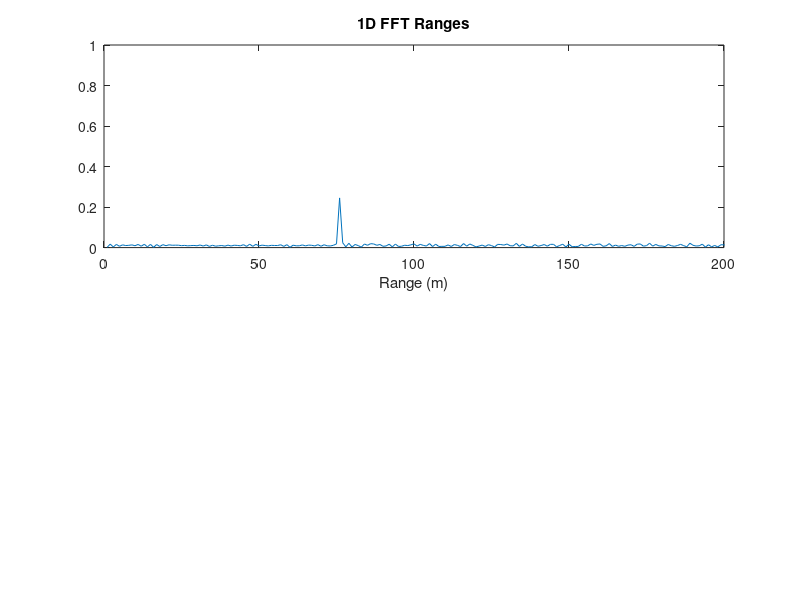
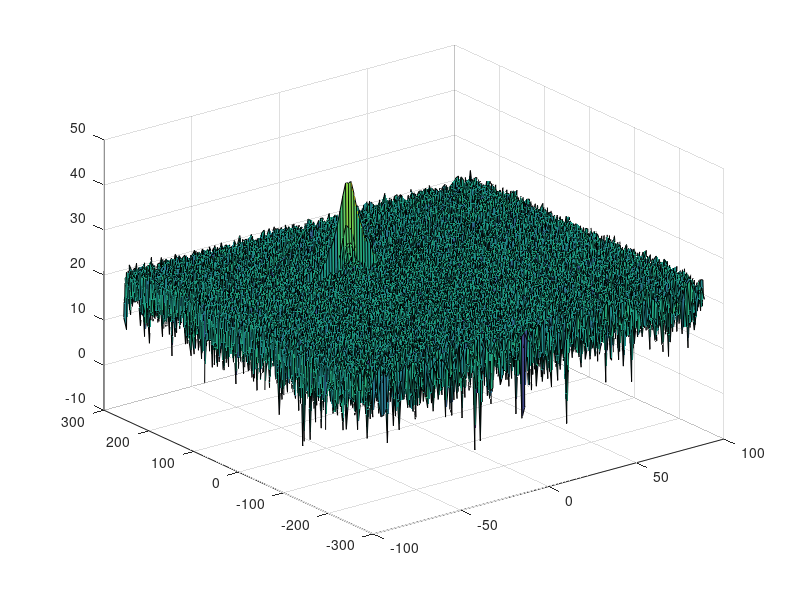

The MATLAB source for these figures, in order: (Note: this script raises an error after producing the figures.)
clear all
clc;

%% Radar Specifications 
%%%%%%%%%%%%%%%%%%%%%%%%%%%
% Frequency of operation = 77GHz
% Max Range = 200m
% Range Resolution = 1 m
% Max Velocity = 100 m/s
%%%%%%%%%%%%%%%%%%%%%%%%%%%

% Radar Operational Parameters
maxRadarRange_m   = 200;           % Maximum range of the radar in meters
rangeResolution_m = 1;             % Range resolution of the radar in meters
maxVelocity_mps   = 70;            % Maximum velocity in meters per second
speedOfLight_mps  = 3 * 10^8;      % Speed of light in meters per second

%speed of light = 3e8
%% User Defined Range and Velocity of target
% *%TODO* :
% define the target's initial position and velocity. Note : Velocity
% remains contant
 
rangeOfTarget_m        = 75;       
velocityOfTarget_mps   = -20;     % Velocity of target

%% FMCW Waveform Generation

% *%TODO* :
%Design the FMCW waveform by giving the specs of each of its parameters.
% Calculate the Bandwidth (B), Chirp Time (Tchirp) and Slope (slope) of the FMCW
% chirp using the requirements above.

% Calculate the bandwidth of the chirp needed to achieve the desired range resolution.
B_sweep = speedOfLight_mps / (2 * rangeResolution_m);            

% Calculate the chirp time to ensure the radar signal covers the maximum radar range.
% The factor 5.5 ensures that the chirp duration is long enough to account for the round trip
% of the radar signal at the maximum range and a little beyond.
Tchirp = 5.5 * 2 * maxRadarRange_m / speedOfLight_mps;          

% Calculate the slope of the chirp signal, which is the rate of frequency change over time.
% The slope is critical for determining the range and velocity of targets.
slope = B_sweep / Tchirp;

%Operating carrier frequency of Radar 
fc= 77e9;             %carrier freq

                                                          
%The number of chirps in one sequence. Its ideal to have 2^ value for the ease of running the FFT
%for Doppler Estimation. 
Nd=128;                   % #of doppler cells OR #of sent periods % number of chirps

%The number of samples on each chirp. 
Nr=1024;                  %for length of time OR # of range cells

% Timestamp for running the displacement scenario for every sample on each
% chirp
t=linspace(0,Nd*Tchirp,Nr*Nd); %total time for samples


%Creating the vectors for Tx, Rx and Mix based on the total samples input.
Tx=zeros(1,length(t)); %transmitted signal
Rx=zeros(1,length(t)); %received signal
Mix = zeros(1,length(t)); %beat signal

%Similar vectors for range_covered and time delay.
r_t=zeros(1,length(t));
td=zeros(1,length(t));


%% Signal generation and Moving Target simulation
% Running the radar scenario over the time. 

for i=1:length(t)         
        
    currentTime = t(i);
    
    % *%TODO* :
    %For each time stamp update the Range of the Target for constant velocity. 
    rangeOfTarget_m = rangeOfTarget_m + (Tchirp/Nr)*velocityOfTarget_mps;
    r_t(i) = rangeOfTarget_m;
    
    % *%TODO* :
    %For each time sample we need update the transmitted and
    %received signal. 
   
    % The transmitted signal is a cosine wave modulated by a linear frequency modulated chirp.
    Tx(i) = cos (2 * pi * (fc*currentTime +  (slope*currentTime^2)/2 ) );

    % Calculate the round-trip time for the signal from radar to target and back.
    tripTime = 2 * rangeOfTarget_m / speedOfLight_mps;
    td(i) = tripTime;
    
    % The received signal is delayed by the round-trip time and modulated by the same LFM chirp.
    Rx (i) = cos (2 * pi * (fc* (currentTime - tripTime) +  (slope * (currentTime - tripTime)^2)/2 ) );
    
    % *%TODO* :
    %Now by mixing the Transmit and Receive generate the beat signal
    %This is done by element wise matrix multiplication of Transmit and
    %Receiver Signal
    Mix(i) = Tx(i) .* Rx (i);
        
end

%% RANGE MEASUREMENT


% *%TODO* :
%reshape the vector into Nr*Nd array. Nr and Nd here would also define the size of
%Range and Doppler FFT respectively.
Mix = reshape(Mix, [Nr, Nd]);

% *%TODO* :
%run the FFT on the beat signal along the range bins dimension (Nr) and
%normalize.
signal1DFFT = fft(Mix, Nr)./Nr;

% *%TODO* :
% Take the absolute value of FFT output
signal1DFFT = abs(signal1DFFT);

% *%TODO* :
% Output of FFT is double sided signal, but we are interested in only one side of the spectrum.
% Hence we throw out half of the samples.
signal1DFFT = signal1DFFT(1:Nr/2 + 1);

%plotting the range
figure ('Name','Range from First FFT')
subplot(2,1,1)

 % *%TODO* :
 % plot FFT output 
plot(signal1DFFT)
title(" 1D FFT Ranges ")
xlabel("Range (m)")
axis ([0 200 0 1]);



%% RANGE DOPPLER RESPONSE
% The 2D FFT implementation is already provided here. This will run a 2DFFT
% on the mixed signal (beat signal) output and generate a range doppler
% map.You will implement CFAR on the generated RDM


% Range Doppler Map Generation.

% The output of the 2D FFT is an image that has reponse in the range and
% doppler FFT bins. So, it is important to convert the axis from bin sizes
% to range and doppler based on their Max values.

Mix=reshape(Mix,[Nr,Nd]);

% 2D FFT using the FFT size for both dimensions.
sig_fft2 = fft2(Mix,Nr,Nd);

% Taking just one side of signal from Range dimension.
sig_fft2 = sig_fft2(1:Nr/2,1:Nd);
sig_fft2 = fftshift (sig_fft2);
RDM = abs(sig_fft2);
RDM = 10*log10(RDM) ;

%use the surf function to plot the output of 2DFFT and to show axis in both
%dimensions
doppler_axis = linspace(-100,100,Nd);
range_axis = linspace(-200,200,Nr/2)*((Nr/2)/400);
figure,surf(doppler_axis,range_axis,RDM);

%% CFAR implementation

%Slide Window through the complete Range Doppler Map

% *%TODO* :
%Select the number of Training Cells in both the dimensions.
NORangeTrainingCell   = 6;
NODopplerTrainingCell = 6;

% *%TODO* :
%Select the number of Guard Cells in both dimensions around the Cell under 
%test (CUT) for accurate estimation
NORangeGuardCells   = 3;
NODopplerGuardCells = 3;

% *%TODO* :
% offset the threshold by SNR value in dB
offset = 5;


% *%TODO* :
%Create a vector to store noise_level for each iteration on training cells
noise_level   = zeros(1,1);
sizeOfRange   = 2 * (NORangeTrainingCell + NORangeGuardCells) + 1;
sizeOfDoppler = 2 * (NODopplerTrainingCell + NODopplerGuardCells) + 1;


% *%TODO* :
%design a loop such that it slides the CUT across range doppler map by
%giving margins at the edges for Training and Guard Cells.
%For every iteration sum the signal level within all the training
%cells. To sum convert the value from logarithmic to linear using db2pow
%function. Average the summed values for all of the training
%cells used. After averaging convert it back to logarithimic using pow2db.
%Further add the offset to it to determine the threshold. Next, compare the
%signal under CUT with this threshold. If the CUT level > threshold assign
%it a value of 1, else equate it to 0.

% Use RDM[x,y] as the matrix from the output of 2D FFT for implementing
% CFAR
% Constants for CFAR calculation
numGuardCells = (2*NORangeGuardCells + 1) * (2*NODopplerGuardCells + 1);
numTrainingCells = (2*(NORangeTrainingCell + NORangeGuardCells) + 1) * ...
                   (2*(NODopplerTrainingCell + NODopplerGuardCells) + 1) - numGuardCells;

% Preallocate the CFAR output matrix
signal_cfar = zeros(Nr/2, Nd);

% Convert RDM from dB to power once to avoid repeated conversions
RDM_Power = db2pow(RDM);

% Loop through cells of the RDM, avoiding edges where the window would extend beyond the matrix bounds
for i = (1 + NORangeTrainingCell + NORangeGuardCells):(Nr/2 - NORangeTrainingCell - NORangeGuardCells)
    for j = (1 + NODopplerTrainingCell + NODopplerGuardCells):(Nd - NODopplerTrainingCell - NODopplerGuardCells)
        % Sum the power within the entire window
        sumTotalPower = sum(RDM_Power(i-(NORangeTrainingCell + NORangeGuardCells):i+(NORangeTrainingCell + NORangeGuardCells), ...
                                      j-(NODopplerTrainingCell + NODopplerGuardCells):j+(NODopplerTrainingCell + NODopplerGuardCells)), 'all');
        
        % Subtract the power of the guard cells and CUT to isolate the training cells' power
        sumGuardPower = sum(RDM_Power(i-NORangeGuardCells:i+NORangeGuardCells, ...
                                      j-NODopplerGuardCells:j+NODopplerGuardCells), 'all');
        noiseLevel = sumTotalPower - sumGuardPower;

        % Calculate the average noise level in the training cells and adjust by the offset
        avgNoiseLevel = noiseLevel / numTrainingCells;
        threshold = db2pow(pow2db(avgNoiseLevel) + offset);

        % Detect if the CUT exceeds the threshold
        if RDM_Power(i,j) > threshold
            signal_cfar(i,j) = 1;
        else
            signal_cfar(i,j) = 0;
        end
    end
end
 
% *%TODO* :
% The process above will generate a thresholded block, which is smaller 
%than the Range Doppler Map as the CUT cannot be located at the edges of
%matrix. Hence,few cells will not be thresholded. To keep the map size same
% set those values to 0. 
 
% *%TODO* :
%display the CFAR output using the Surf function like we did for Range
%Doppler Response output.

% Set the cells that were not processed to zero as they are on the edges.

% Display the CFAR output using the Surf function
figure,surf(doppler_axis,range_axis,signal_cfar);
colorbar;

 
 